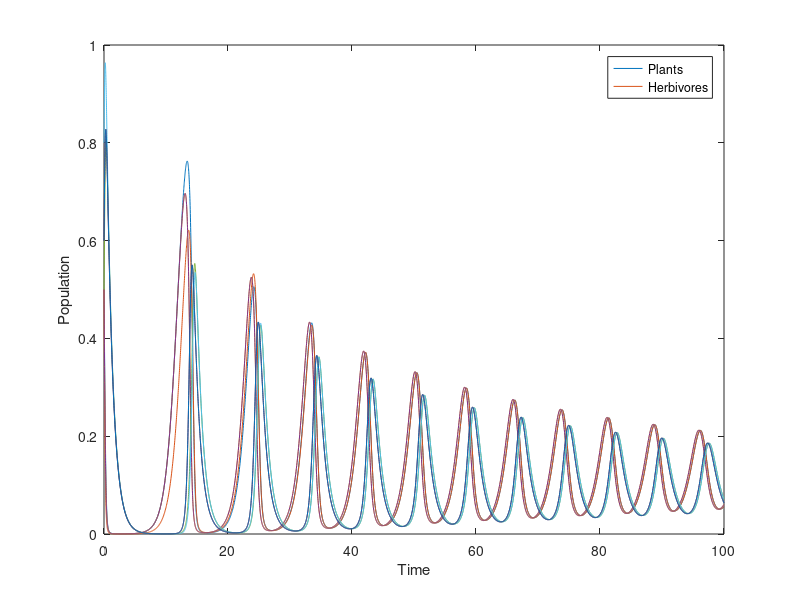
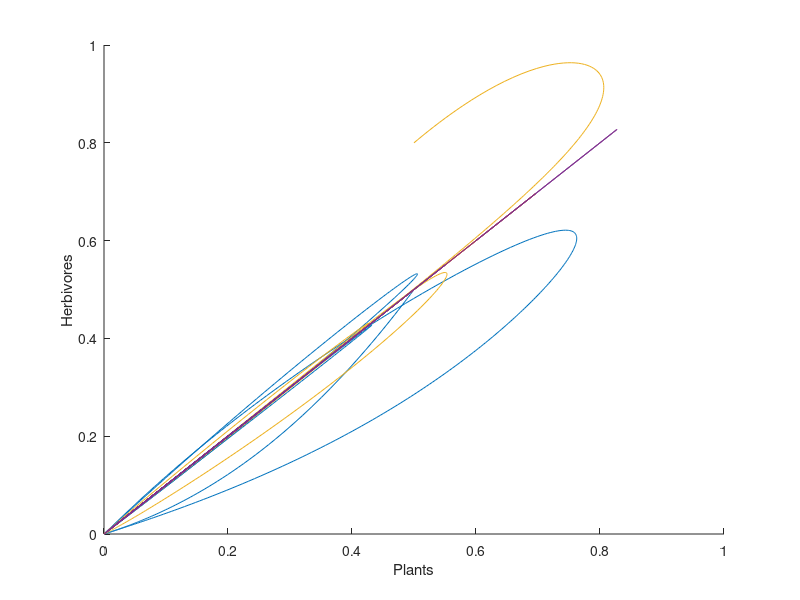

Here is the MATLAB script that generated these plots, in order:

%n-patch herbivore-plant population dynamics,
%Rosenzweig-Macarthur predator-prey model

function rm2

%declare parameters
global r; %plant reproduction rate
global k; %plant carrying capacity
global m; %hertbivore reproduction coefficient
global c; %herbivore death rate
global adj; %adjacency matrix
global g; %herbivore travel rate
global lap; %laplacian matrix

%parameter assignment, assume parameters equal in both pathches
r = 1;
k = 1;
m = 10;
c = 1;
adj = [0 1 0 0;1 0 0 0; 0 0 0 0; 0 0 0 0]; %can assign as you see fit; could add random symmetric matrix generator
g = 1;

%set simulation time
Tend=100;

%set initial condition.  The state vector is S=[P1,P2...Pn, H1, H2,...Hn]
S0vec=[0.5,0.5,0.5,0.5,0.5,0.8,0.6,0.6];
%S0vec = repmat(S0vec, 1, length(adj)); %this just makes the same initial populations at each node, can be changed 

%find Laplacian matrix from Adjacency matrix

deg = sum(adj);
D = diag(deg);
lap = D - adj;


%set simulation parameters
OPTIONS = odeset('RelTol',1e-6,'AbsTol',1e-9, 'refine',5);
ODEFUN=@popdynamics;

%run simulation
[t,S]=ode45(ODEFUN, [0,Tend], S0vec, OPTIONS);

%generate fig

set(gca,'fontsize',14)


figure(1)
plot(t, S)
xlabel('Time')
ylabel('Population')
legend('Plants', 'Herbivores')



figure(2)
for i = 1:length(adj) %plots all n trajectories
hold on
plot(S(:,2*i-1),S(:,2*i))
end
xlabel('Plants')
ylabel('Herbivores')

end


function dSdt = popdynamics(t,S)

global r;
global k;
global m;
global c;
global lap;
global g; 

S = reshape(S, [length(lap),2]);

%locally define state variables:
p=S(:,1);
h=S(:,2);

%population dynamics:

ddp = r*p.*(1-p/k) - (m*p.*h)./(1+p);
ddh = -c*h + (m*p.*h)./(1+p) - g*lap*h;


dSdt=[ddp; ddh];


end
